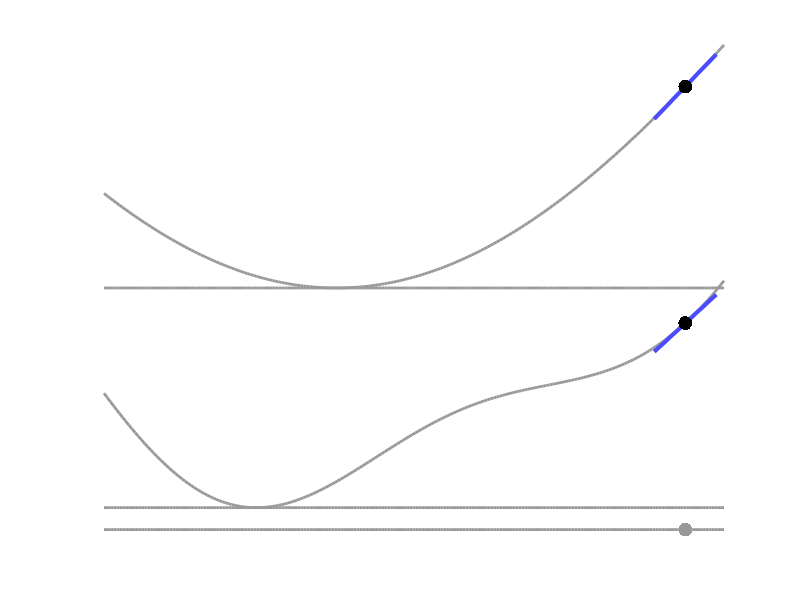

MATLAB code to generate this figure: (Note: this script raises an error after producing the figure.)
function demo_gradientDescent03
% Optimization with gradient descent for 1D input and 2D output (Gauss-Newton algorithm)
%
% Copyright (c) 2019 Idiap Research Institute, http://idiap.ch/
% Written by Sylvain Calinon, http://calinon.ch/
% 
% This file is part of PbDlib, http://www.idiap.ch/software/pbdlib/
% 
% PbDlib is free software: you can redistribute it and/or modify
% it under the terms of the GNU General Public License version 3 as
% published by the Free Software Foundation.
% 
% PbDlib is distributed in the hope that it will be useful,
% but WITHOUT ANY WARRANTY; without even the implied warranty of
% MERCHANTABILITY or FITNESS FOR A PARTICULAR PURPOSE. See the
% GNU General Public License for more details.
% 
% You should have received a copy of the GNU General Public License
% along with PbDlib. If not, see <http://www.gnu.org/licenses/>.

addpath('./m_fcts/');


%% Parameters
%%%%%%%%%%%%%%%%%%%%%%%%%%%%%%%%%%%%%%%%%%%%%%%%%%%%%%%%%%%%%%%%%%%%%%%%%%%
nbIter = 10; %Number of iteration for the Gauss Newton algorithm


%% Create manifold 
%%%%%%%%%%%%%%%%%%%%%%%%%%%%%%%%%%%%%%%%%%%%%%%%%%%%%%%%%%%%%%%%%%%%%%%%%%%
nbp = 200;
xm(1,:) = linspace(-.3,.5,nbp);
ym = fct(xm);


%% Gradient descent
%%%%%%%%%%%%%%%%%%%%%%%%%%%%%%%%%%%%%%%%%%%%%%%%%%%%%%%%%%%%%%%%%%%%%%%%%%%
s(1).x0 = .45; 
[s(1).xg, s(1).yg, s(1).J] = findMin(s(1).x0, nbIter);


%% Plots
%%%%%%%%%%%%%%%%%%%%%%%%%%%%%%%%%%%%%%%%%%%%%%%%%%%%%%%%%%%%%%%%%%%%%%%%%%%
figure('position',[10,10,800,1300],'color',[1 1 1]); hold on; axis off; 
ofs = 1;
for k=1:2 
	plot(xm, ym(k,:)+(k-1)*ofs, '-','linewidth',2,'color',[.6 .6 .6]);
end
plot(xm, -.1*ones(1,nbp), '-','linewidth',2,'color',[.6 .6 .6]);
plot(xm, zeros(1,nbp), '-','linewidth',2,'color',[.6 .6 .6]);
plot(xm, ofs*ones(1,nbp), '-','linewidth',2,'color',[.6 .6 .6]);
axis([min(xm), max(xm), -.12, max(ym(k,:))+ofs]); 
% print('-dpng',['graphs/demo_multiOutputGradientDescent' num2str(00,'%.2d') '.png']);
% pause(.1);
% plot(xm, grad(xm),'g-');
for t=1:nbIter-1
	h=[];
	for k=1:2 
		plot(s(1).xg(1,t), s(1).yg(k,t)+(k-1)*ofs, '.','markersize',30,'color',[.6 .6 .6]);	
		%Plot tangent plane
		xtmp = [-1, 1] * 4E-2;
		msh = [xtmp; s(1).J(k,t)'*xtmp] + repmat([s(1).xg(:,t); s(1).yg(k,t)+(k-1)*ofs], 1, 2);
		h = [h, plot(msh(1,:), msh(2,:), '-','linewidth',3,'color',[.3 .3 1])];
		h = [h, plot(s(1).xg(1,t), s(1).yg(k,t)+(k-1)*ofs, '.','markersize',30,'color',[0 0 0])];	
	end %k
	plot(s(1).xg(1,t), -.1, '.','markersize',30,'color',[.6 .6 .6]);
	h = [h, plot2DArrow([s(1).xg(1,t); -.1], [s(1).xg(1,t+1)-s(1).xg(1,t); 0], [.3 .3 1], 3, 1E-2)];
	h = [h, plot(s(1).xg(1,t), -.1, '.','markersize',30,'color',[0 0 0])];
% 		print('-dpng',['graphs/demo_multiOutputGradientDescent' num2str(t,'%.2d') '.png']);
% 		pause(.1);
% 		delete(h);
end %t
for k=1:2 
	plot(s(1).xg(1,end), s(1).yg(k,end)+(k-1)*ofs, '.','markersize',40,'color',[.8 0 0]);
end 
plot(s(1).xg(1,end), -.1, '.','markersize',40,'color',[.8 0 0]);
	
% print('-dpng',['graphs/demo_multiOutputGradientDescent' num2str(nbIter,'%.2d') '.png']);
pause;
close all;
end


%% Functions
%%%%%%%%%%%%%%%%%%%%%%%%%%%%%%%%%%%%%%%%%%%%%%%%%%%%%%%%%%%%%%%%%%%%%%%%%%%
function y = fct(x)
	y = [-5.*exp(-x.^2) + 0.2.*sin(10.*x) + 5.118695338; ...
		-5.*exp(-x.^2) + 5]; 
end

function g = grad(x)
	%syms x; f = -5.*exp(-x^2) + 0.2.*sin(10.*x); g = diff(f,x)
 	g = [10.*x.*exp(-x.^2) + 2.*cos(10.*x); ...
		10.*x.*exp(-x.^2)];
end

function [xg,yg,J] = findMin(x,nbIter)
	if nargin<2
		nbIter = 100;
	end
	xg = zeros(size(x,1),nbIter);
	J = zeros(2,nbIter);
	for t=1:nbIter
		xg(:,t) = x; 
		J(:,t) = grad(x);
		%Gauss-Newton method (generalization of Newton's method), https://en.wikipedia.org/wiki/Gauss%E2%80%93Newton_algorithm
		%(note that if J' is used instead of pinv(J)=(J'*J)\J, we obtain a steepest gradient method) 
		x = x - pinv(J(:,t)) * fct(x);
	end
	yg = fct(xg);	
end